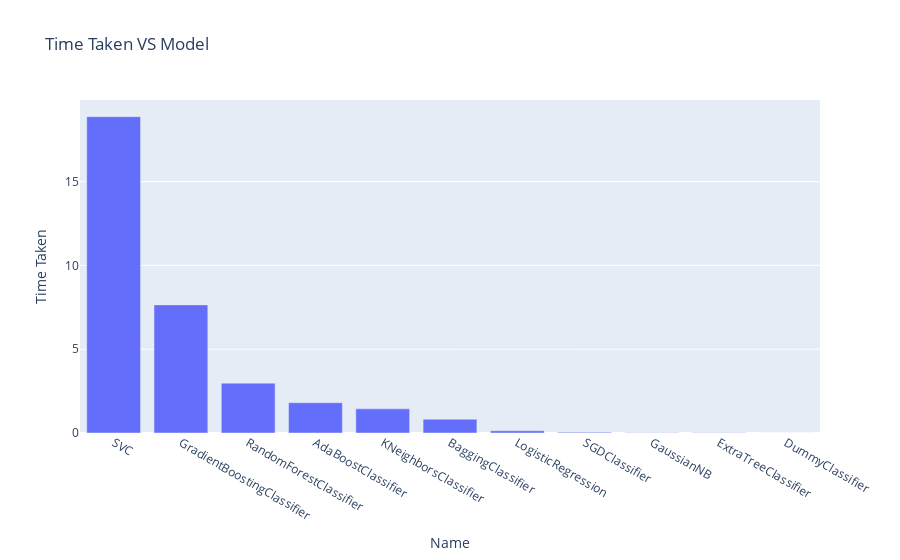

The cell this chart's notebook holds for it:
### Code cell
model_df.sort_values(by = 'Time Taken',ascending = False,inplace = True)
fig = px.bar(model_df, x="Name", y="Time Taken", title='Time Taken VS Model')
fig.show()

### Figure 1 — Plotly figure (JSON) as saved in the notebook; plotly's stock layout.template omitted (floating-point values rounded to 4 significant figures)
{"data": [{"alignmentgroup": "True", "hovertemplate": "Name=%{x}<br>Time Taken=%{y}<extra></extra>", "legendgroup": "", "marker": {"color": "#636efa", "pattern": {"shape": ""}}, "name": "", "offsetgroup": "", "orientation": "v", "showlegend": false, "textposition": "auto", "x": ["SVC", "GradientBoostingClassifier", "RandomForestClassifier", "AdaBoostClassifier", "KNeighborsClassifier", "BaggingClassifier", "LogisticRegression", "SGDClassifier", "GaussianNB", "ExtraTreeClassifier", "DummyClassifier"], "xaxis": "x", "y": [18.88, 7.646, 2.975, 1.808, 1.441, 0.8208, 0.1337, 0.0469, 0.01396, 0.01197, 0.0009971], "yaxis": "y", "type": "bar"}], "layout": {"xaxis": {"anchor": "y", "domain": [0.0, 1.0], "title": {"text": "Name"}}, "yaxis": {"anchor": "x", "domain": [0.0, 1.0], "title": {"text": "Time Taken"}}, "legend": {"tracegroupgap": 0}, "title": {"text": "Time Taken VS Model"}, "barmode": "relative"}}
